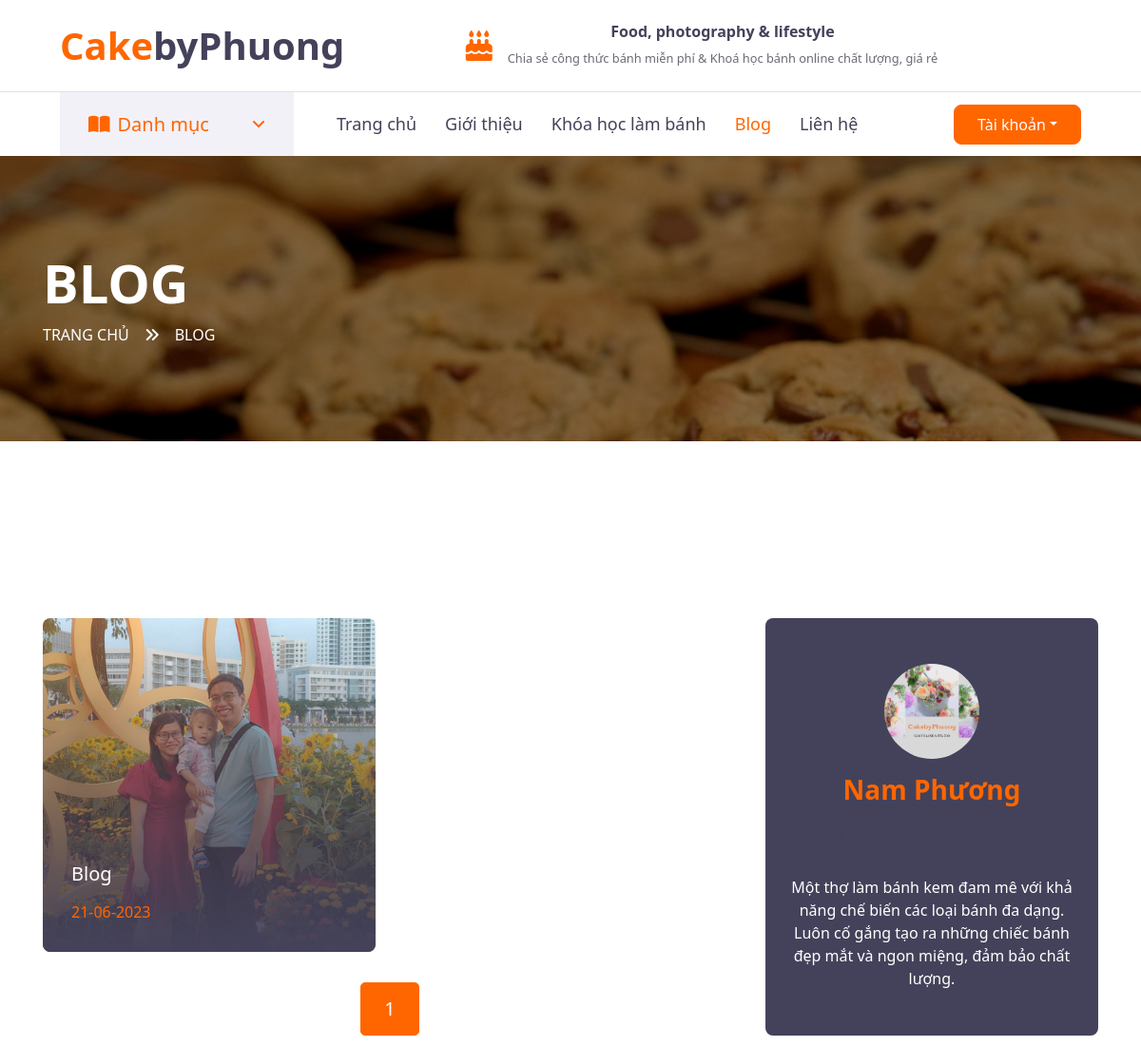
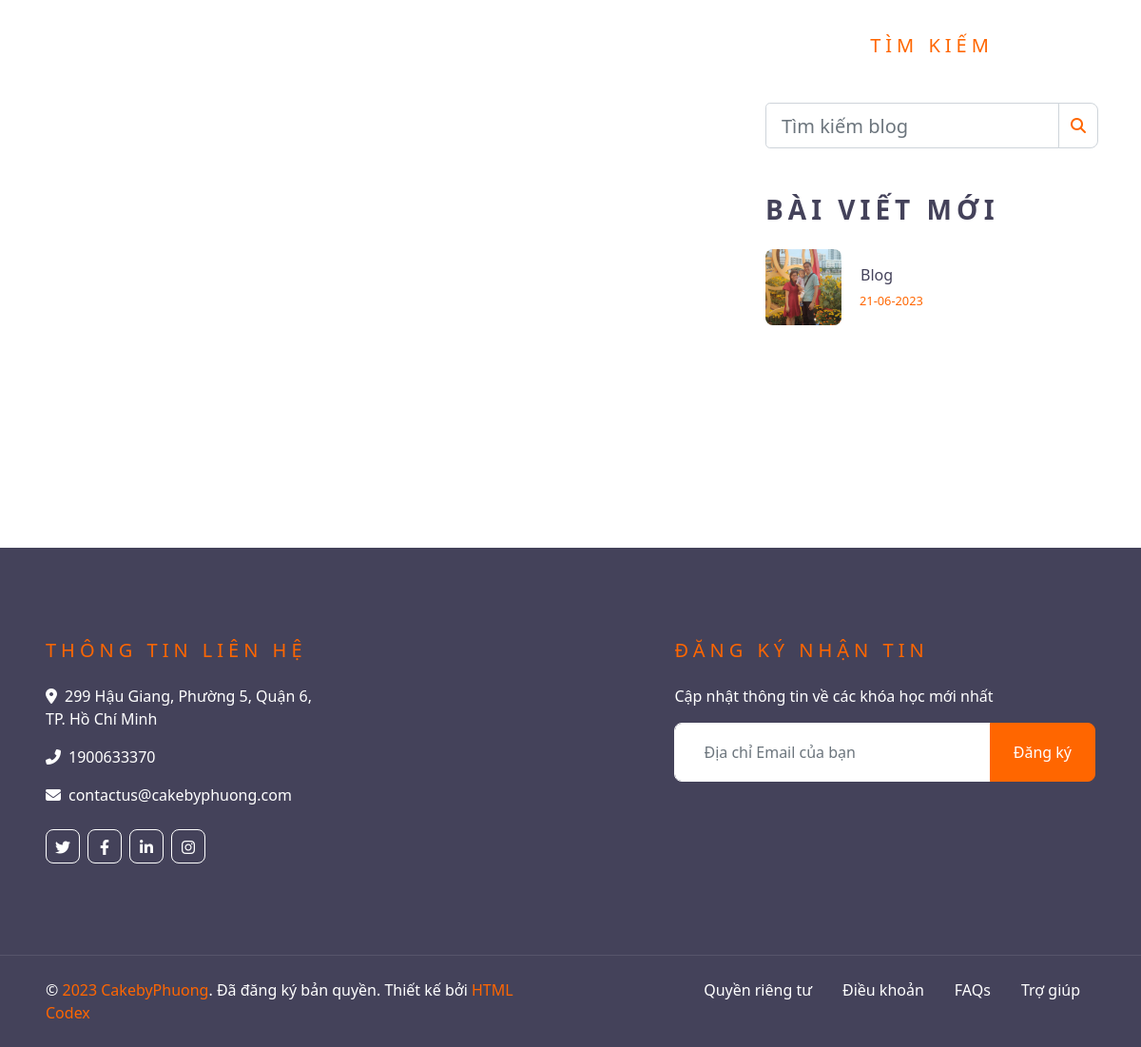
Screenshot of /blog/ with the database file from the repository (2 pictures, top to bottom).
### classes/models.py (models this page shows, shortened)
class Blog(models.Model):
    name = models.CharField(max_length=500)
    video = models.CharField(max_length=500, null=True, blank=True)
    image_blog = models.ImageField(upload_to='store/img', default='store/img/img_coming_soon.png')
    describe = RichTextUploadingField(null=True, blank=True)
    public_day = models.DateTimeField(auto_now_add=True)
    viewed = models.IntegerField(default=0)
    class Meta:
        ordering = ('-public_day',)
        verbose_name_plural = "Blog chia sẻ mẹo"

### classes/views.py (the view)
# urls.py: 2. Add a URL to urlpatterns:  path('blog/', include('blog.urls'))
def blog(request):
    blog = Blog.objects.all()
    recent_blogs = Blog.objects.all()[:3]
    page = request.GET.get('page', 1)
    paginator = Paginator(blog, 12)
    blogs_pager = paginator.page(page)
    return render(request, 'classes/blog.html', {
        'cats': cats,
        'blog': blogs_pager,
        'recent_blogs': recent_blogs,
    })

### classes/templates/classes/blog.html (shortened to what this page needs)
{% extends 'classes/base.html' %}
{% load static %}
{% block content %}
    <div class="container-fluid page-header" style="margin-bottom: 90px;">
        <div class="container">
            <div class="d-flex flex-column justify-content-center" style="min-height: 300px">
                <h3 class="display-4 text-white text-uppercase">Blog</h3>
                <div class="d-inline-flex text-white">
                    <p class="m-0 text-uppercase"><a class="text-white" href="{% url 'classes:index' %}">Trang chủ</a></p>
                    <i class="fa fa-angle-double-right pt-1 px-3"></i>
                    <p class="m-0 text-uppercase">Blog</p>
                </div>
            </div>
        </div>
    </div>
    <div class="container-fluid py-5">
        <div class="container py-5">
            <div class="row">
                <div class="col-lg-8">
                    <div class="row pb-3">
                        {% for tip in blog %}
                        <div class="col-lg-6 mb-4">
                            <div class="blog-item position-relative overflow-hidden rounded mb-2">
                                <img class="img-fluid" src="{{ tip.image_blog.url }}" alt="{{ tip.name }}">
                                <a class="blog-overlay text-decoration-none" href="{% url 'classes:index' %}tip/{{ tip.id }}">
                                    <h5 class="text-white mb-3">{{ tip.name }}</h5>
                                    <p class="text-primary m-0">{{ tip.public_day|date:"d-m-Y" }}</p>
                                </a>
                            </div>
                        </div>
                        {% endfor %}
                        <div class="col-12">
                            <nav aria-label="Page navigation">
                                <ul class="pagination pagination-lg justify-content-center mb-0">
                                    {% for i in blog.paginator.page_range %}
                                        {% if i > blog.number|add:"-5" %}
                                            {% if i < blog.number|add:"5" %}
                                                {% if blog.number == i %}
                                    <li class="page-item active"><a class="page-link" href="?page={{ i }}">{{ i }}</a></li>
                                                {% else %}
                                    <li class="page-item"><a class="page-link" href="?page={{ i }}">{{ i }}</a></li>
                                                {% endif %}
                                            {% endif %}
                                        {% endif %}
                                    {% endfor %}
                                </ul>
                              </nav>
                        </div>
                    </div>
                </div>
                <div class="col-lg-4 mt-5 mt-lg-0">
                    <div class="d-flex flex-column text-center bg-dark rounded mb-5 py-5 px-4">
                        <img src="{% static 'img/avatar.jpg' %}" class="img-fluid rounded-circle mx-auto mb-3" style="width: 100px;">
                        <h3 class="text-primary mb-3">Nam Phương</h3>
                        <h3 class="text-uppercase mb-4" style="letter-spacing: 5px;">Tag Cloud</h3>
                        <p class="text-white m-0">Một thợ làm bánh kem đam mê với khả năng chế biến các loại bánh đa dạng. Luôn cố gắng tạo ra những chiếc bánh đẹp mắt và ngon miệng, đảm bảo chất lượng.</p>
                    </div>
                    <div class="text-center mb-5">
                        <h5 class="text-primary text-uppercase mb-3" style="letter-spacing: 5px;">Tìm kiếm</h5>
                    </div>
                    <div class="mb-5">
                        <form method="get" action="{% url 'classes:search_blog' %}">
                            <div class="input-group">
                                <input type="text" class="form-control form-control-lg" placeholder="Tìm kiếm blog" name="blog_name" value="{{ blog_name }}">
                                <div class="input-group-append">
                                    <span class="input-group-text bg-transparent text-primary">
                                        <i class="fa fa-search"></i>
                                    </span>
                                </div>
                            </div>
                        </form>
                    </div>
                    <div class="mb-5">
                        <h3 class="text-uppercase mb-4" style="letter-spacing: 5px;">Bài viết mới</h3>
                        {% for blog in recent_blogs %}
                        <a class="d-flex align-items-center text-decoration-none mb-3" href="{% url 'classes:index' %}tip/{{ blog.id }}">
                            <img class="img-fluid rounded" style="width: 80px" src="{{ blog.image_blog.url }}" alt="{{ blog.name }}">
                            <div class="pl-3">
                                <h6 class="m-1">{{ blog.name }}</h6>
                                <small style="padding-left: 3px">{{ blog.public_day|date:"d-m-Y" }}</small>
                            </div>
                        </a>
                        {% endfor %}
                    </div>
                </div>
            </div>
        </div>
    </div>
{% endblock content %}

### rows the page displays
Blog: image_blog (picture), name "Blog", public_day "21-06-2023"

### other values shown
{{ i }} "1"
